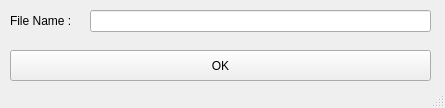
<?xml version="1.0" encoding="UTF-8"?>
<ui version="4.0">
 <class>MainWindow</class>
 <widget class="QMainWindow" name="MainWindow">
  <property name="geometry">
   <rect>
    <x>0</x>
    <y>0</y>
    <width>445</width>
    <height>108</height>
   </rect>
  </property>
  <property name="windowTitle">
   <string>MainWindow</string>
  </property>
  <widget class="QWidget" name="centralwidget">
   <widget class="QLineEdit" name="file_name">
    <property name="geometry">
     <rect>
      <x>90</x>
      <y>10</y>
      <width>341</width>
      <height>22</height>
     </rect>
    </property>
    <property name="font">
     <font>
      <pointsize>10</pointsize>
     </font>
    </property>
   </widget>
   <widget class="QLabel" name="label">
    <property name="geometry">
     <rect>
      <x>10</x>
      <y>10</y>
      <width>81</width>
      <height>21</height>
     </rect>
    </property>
    <property name="font">
     <font>
      <pointsize>9</pointsize>
     </font>
    </property>
    <property name="text">
     <string>File Name :</string>
    </property>
   </widget>
   <widget class="QPushButton" name="ok">
    <property name="geometry">
     <rect>
      <x>10</x>
      <y>50</y>
      <width>421</width>
      <height>31</height>
     </rect>
    </property>
    <property name="text">
     <string>OK</string>
    </property>
   </widget>
  </widget>
  <widget class="QMenuBar" name="menubar">
   <property name="geometry">
    <rect>
     <x>0</x>
     <y>0</y>
     <width>445</width>
     <height>26</height>
    </rect>
   </property>
  </widget>
  <widget class="QStatusBar" name="statusbar"/>
 </widget>
 <resources/>
 <connections/>
</ui>
